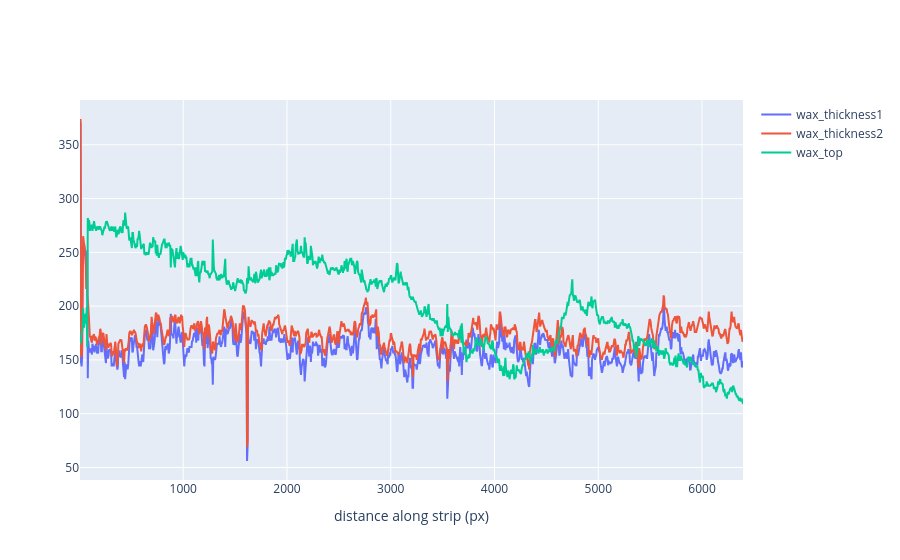

Write notebook code for a chart like this one.
### Code cell
import plotly.graph_objects as go
from plotly.subplots import make_subplots

nrows = 1
fig = make_subplots(rows=nrows,shared_xaxes=True)

# Wax Thickness
wax_top = dfstepA.loc[final_wax_centers]['wax_top_seed_candidate_px'].apply(lambda x: x[0]);
#wax_top = dfstepA.loc[final_wax_centers]['pixel_depth_strip_top']
wax_bot = dfstepA.loc[final_wax_centers]['pixel_depth_strip_top']+final_wax_bot
wax_thickness = wax_bot-wax_top
fig.add_trace(
    go.Scatter(
        x = slice_centers,
        y = wax_thickness,
        #type = 'heatmap',
        #colorscale = 'jet'
        name='wax_thickness1'
    ),
    row=1,col=1,
)
#fig.update_yaxes(title='Wax Valve Width (pixels)',col=1);


# Wax Thickness
wax_top = dfstepA.loc[final_wax_centers]['wax_top_seed_candidate_px'].apply(lambda x: x[0]);
#wax_top = dfstepA.loc[final_wax_centers]['pixel_depth_strip_top']
wax_bot = dfstepA.loc[final_wax_centers]['pixel_depth_strip_top']+final_wax_bot
wax_thickness = wax_bot-dfstepA.loc[final_wax_centers]['pixel_depth_strip_top']
fig.add_trace(
    go.Scatter(
        x = slice_centers,
        y = wax_thickness,
        #type = 'heatmap',
        #colorscale = 'jet'
        name='wax_thickness2'
    ),
    row=1,col=1,
)

fig.add_trace(
    go.Scatter(
        x = slice_centers,
        y = wax_top,
        #type = 'heatmap',
        #colorscale = 'jet'
        name='wax_top'
    ),
    row=1,col=1,
)

# fig.add_trace(
#     go.Scatter(
#         x = dfstepA.index.values,
#         y = dfstepA['pixel_depth_strip_top'],
#         #type = 'heatmap',
#         #colorscale = 'jet'
#         name='Strip Top Depth (px)'
#     ),
#     row=1,col=1,
# )
# #fig.update_yaxes(title='Wax Valve Width (pixels)',col=1);

# fig.add_trace(
#     go.Scatter(
#         x = dfstepA.index.values,
#         y = dfstepA['px_wax_transverse_edges'].apply(lambda x: np.diff(x).item()),
#         #type = 'heatmap',
#         #colorscale = 'jet'
#         name='Wax Valve Width (px)'
#     ),
#     row=1,col=1,
# )
#fig.update_yaxes(title='Wax Valve Width (pixels)',col=1);



fig.update_xaxes(title='distance along strip (px)',row=nrows,col=1);

fig.update_layout(hovermode='x unified',hoversubplots="axis",spikedistance=-1);
#fig = px.imshow(sum_wax_strip_along_length[:,0:]);

#fig.show(renderer='browser')
fig

### Figure 1 — Plotly figure (JSON) as saved in the notebook; plotly's stock layout.template omitted (floating-point values rounded to 4 significant figures; data arrays with more than 128 entries replaced by an {"elided": "..."} marker saying what was removed)
{"data": [{"name": "wax_thickness1", "type": "scatter", "x": {"elided": "1279 int values"}, "xaxis": "x", "y": {"elided": "1279 int values"}, "yaxis": "y"}, {"name": "wax_thickness2", "type": "scatter", "x": {"elided": "1279 int values"}, "xaxis": "x", "y": {"elided": "1279 int values"}, "yaxis": "y"}, {"name": "wax_top", "type": "scatter", "x": {"elided": "1279 int values"}, "xaxis": "x", "y": {"elided": "1279 int values"}, "yaxis": "y"}], "layout": {"hovermode": "x unified", "hoversubplots": "axis", "spikedistance": -1, "xaxis": {"anchor": "y", "domain": [0, 1], "title": {"text": "distance along strip (px)"}}, "yaxis": {"anchor": "x", "domain": [0, 1]}}}
